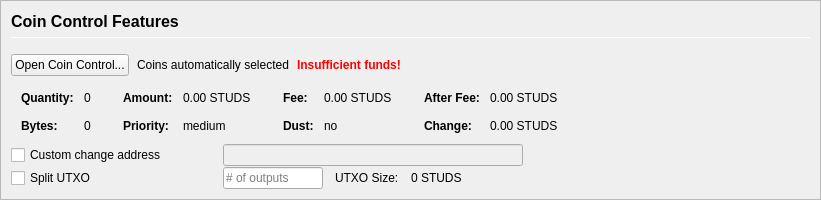
         <widget class="QFrame" name="frameCoinControl">
          <property name="sizePolicy">
           <sizepolicy hsizetype="Expanding" vsizetype="Expanding">
            <horstretch>0</horstretch>
            <verstretch>0</verstretch>
           </sizepolicy>
          </property>
          <property name="maximumSize">
           <size>
            <width>16777215</width>
            <height>16777215</height>
           </size>
          </property>
          <property name="frameShape">
           <enum>QFrame::StyledPanel</enum>
          </property>
          <property name="frameShadow">
           <enum>QFrame::Sunken</enum>
          </property>
          <layout class="QVBoxLayout" name="verticalLayoutCoinControl2">
           <property name="spacing">
            <number>0</number>
           </property>
           <property name="leftMargin">
            <number>0</number>
           </property>
           <property name="topMargin">
            <number>0</number>
           </property>
           <property name="rightMargin">
            <number>0</number>
           </property>
           <property name="bottomMargin">
            <number>0</number>
           </property>
           <item>
            <widget class="QFrame" name="frameCoinControl_BG">
             <layout class="QVBoxLayout" name="verticalLayoutCoinControl" stretch="0,0,0,0,0,0">
              <property name="spacing">
               <number>1</number>
              </property>
              <property name="leftMargin">
               <number>10</number>
              </property>
              <property name="topMargin">
               <number>10</number>
              </property>
              <item>
               <layout class="QHBoxLayout" name="horizontalLayoutCoinControl1">
                <property name="bottomMargin">
                 <number>15</number>
                </property>
                <item>
                 <layout class="QVBoxLayout" name="verticalLayout_3">
                  <property name="spacing">
                   <number>6</number>
                  </property>
                  <item>
                   <widget class="QLabel" name="labelCoinControlFeatures">
                    <property name="sizePolicy">
                     <sizepolicy hsizetype="Preferred" vsizetype="Maximum">
                      <horstretch>0</horstretch>
                      <verstretch>0</verstretch>
                     </sizepolicy>
                    </property>
                    <property name="minimumSize">
                     <size>
                      <width>0</width>
                      <height>20</height>
                     </size>
                    </property>
                    <property name="font">
                     <font>
                      <pointsize>12</pointsize>
                      <weight>75</weight>
                      <bold>true</bold>
                     </font>
                    </property>
                    <property name="styleSheet">
                     <string notr="true">font-weight:bold;</string>
                    </property>
                    <property name="text">
                     <string>Coin Control Features</string>
                    </property>
                   </widget>
                  </item>
                  <item>
                   <widget class="Line" name="line">
                    <property name="minimumSize">
                     <size>
                      <width>0</width>
                      <height>1</height>
                     </size>
                    </property>
                    <property name="maximumSize">
                     <size>
                      <width>16777215</width>
                      <height>1</height>
                     </size>
                    </property>
                    <property name="orientation">
                     <enum>Qt::Horizontal</enum>
                    </property>
                   </widget>
                  </item>
                 </layout>
                </item>
               </layout>
              </item>
              <item>
               <layout class="QHBoxLayout" name="horizontalLayoutCoinControl2" stretch="0,0,0,0">
                <property name="spacing">
                 <number>8</number>
                </property>
                <property name="bottomMargin">
                 <number>10</number>
                </property>
                <item>
                 <widget class="QPushButton" name="pushButtonCoinControl">
                  <property name="styleSheet">
                   <string notr="true"/>
                  </property>
                  <property name="text">
                   <string>Open Coin Control...</string>
                  </property>
                  <property name="autoDefault">
                   <bool>false</bool>
                  </property>
                 </widget>
                </item>
                <item>
                 <widget class="QLabel" name="labelCoinControlAutomaticallySelected">
                  <property name="text">
                   <string>Coins automatically selected</string>
                  </property>
                  <property name="margin">
                   <number>5</number>
                  </property>
                 </widget>
                </item>
                <item>
                 <widget class="QLabel" name="labelCoinControlInsuffFunds">
                  <property name="font">
                   <font>
                    <weight>75</weight>
                    <bold>true</bold>
                   </font>
                  </property>
                  <property name="styleSheet">
                   <string notr="true">color:red;font-weight:bold;</string>
                  </property>
                  <property name="text">
                   <string>Insufficient funds!</string>
                  </property>
                  <property name="margin">
                   <number>5</number>
                  </property>
                 </widget>
                </item>
                <item>
                 <spacer name="horizontalSpacerCoinControl">
                  <property name="orientation">
                   <enum>Qt::Horizontal</enum>
                  </property>
                  <property name="sizeHint" stdset="0">
                   <size>
                    <width>40</width>
                    <height>1</height>
                   </size>
                  </property>
                 </spacer>
                </item>
               </layout>
              </item>
              <item>
               <widget class="QWidget" name="widgetCoinControl" native="true">
                <property name="sizePolicy">
                 <sizepolicy hsizetype="Preferred" vsizetype="Preferred">
                  <horstretch>0</horstretch>
                  <verstretch>0</verstretch>
                 </sizepolicy>
                </property>
                <property name="minimumSize">
                 <size>
                  <width>0</width>
                  <height>0</height>
                 </size>
                </property>
                <property name="styleSheet">
                 <string notr="true"/>
                </property>
                <layout class="QHBoxLayout" name="horizontalLayoutCoinControl5">
                 <property name="leftMargin">
                  <number>0</number>
                 </property>
                 <property name="topMargin">
                  <number>0</number>
                 </property>
                 <property name="rightMargin">
                  <number>0</number>
                 </property>
                 <property name="bottomMargin">
                  <number>0</number>
                 </property>
                 <item>
                  <layout class="QHBoxLayout" name="horizontalLayoutCoinControl3" stretch="0,0,0,1">
                   <property name="spacing">
                    <number>20</number>
                   </property>
                   <property name="topMargin">
                    <number>0</number>
                   </property>
                   <property name="bottomMargin">
                    <number>10</number>
                   </property>
                   <item>
                    <layout class="QFormLayout" name="formLayoutCoinControl1">
                     <property name="horizontalSpacing">
                      <number>10</number>
                     </property>
                     <property name="verticalSpacing">
                      <number>14</number>
                     </property>
                     <property name="leftMargin">
                      <number>10</number>
                     </property>
                     <property name="topMargin">
                      <number>4</number>
                     </property>
                     <property name="rightMargin">
                      <number>6</number>
                     </property>
                     <item row="0" column="0">
                      <widget class="QLabel" name="labelCoinControlQuantityText">
                       <property name="font">
                        <font>
                         <weight>75</weight>
                         <bold>true</bold>
                        </font>
                       </property>
                       <property name="text">
                        <string>Quantity:</string>
                       </property>
                       <property name="margin">
                        <number>0</number>
                       </property>
                      </widget>
                     </item>
                     <item row="0" column="1">
                      <widget class="QLabel" name="labelCoinControlQuantity">
                       <property name="cursor">
                        <cursorShape>IBeamCursor</cursorShape>
                       </property>
                       <property name="contextMenuPolicy">
                        <enum>Qt::ActionsContextMenu</enum>
                       </property>
                       <property name="text">
                        <string notr="true">0</string>
                       </property>
                       <property name="margin">
                        <number>0</number>
                       </property>
                       <property name="textInteractionFlags">
                        <set>Qt::LinksAccessibleByMouse|Qt::TextSelectableByKeyboard|Qt::TextSelectableByMouse</set>
                       </property>
                      </widget>
                     </item>
                     <item row="1" column="0">
                      <widget class="QLabel" name="labelCoinControlBytesText">
                       <property name="font">
                        <font>
                         <weight>75</weight>
                         <bold>true</bold>
                        </font>
                       </property>
                       <property name="text">
                        <string>Bytes:</string>
                       </property>
                      </widget>
                     </item>
                     <item row="1" column="1">
                      <widget class="QLabel" name="labelCoinControlBytes">
                       <property name="cursor">
                        <cursorShape>IBeamCursor</cursorShape>
                       </property>
                       <property name="contextMenuPolicy">
                        <enum>Qt::ActionsContextMenu</enum>
                       </property>
                       <property name="text">
                        <string notr="true">0</string>
                       </property>
                       <property name="textInteractionFlags">
                        <set>Qt::LinksAccessibleByMouse|Qt::TextSelectableByKeyboard|Qt::TextSelectableByMouse</set>
                       </property>
                      </widget>
                     </item>
                    </layout>
                   </item>
                   <item>
                    <layout class="QFormLayout" name="formLayoutCoinControl2">
                     <property name="horizontalSpacing">
                      <number>10</number>
                     </property>
                     <property name="verticalSpacing">
                      <number>14</number>
                     </property>
                     <property name="leftMargin">
                      <number>6</number>
                     </property>
                     <property name="topMargin">
                      <number>4</number>
                     </property>
                     <property name="rightMargin">
                      <number>6</number>
                     </property>
                     <item row="0" column="0">
                      <widget class="QLabel" name="labelCoinControlAmountText">
                       <property name="font">
                        <font>
                         <weight>75</weight>
                         <bold>true</bold>
                        </font>
                       </property>
                       <property name="text">
                        <string>Amount:</string>
                       </property>
                       <property name="margin">
                        <number>0</number>
                       </property>
                      </widget>
                     </item>
                     <item row="0" column="1">
                      <widget class="QLabel" name="labelCoinControlAmount">
                       <property name="cursor">
                        <cursorShape>IBeamCursor</cursorShape>
                       </property>
                       <property name="contextMenuPolicy">
                        <enum>Qt::ActionsContextMenu</enum>
                       </property>
                       <property name="text">
                        <string notr="true">0.00 STUDS</string>
                       </property>
                       <property name="textInteractionFlags">
                        <set>Qt::LinksAccessibleByMouse|Qt::TextSelectableByKeyboard|Qt::TextSelectableByMouse</set>
                       </property>
                      </widget>
                     </item>
                     <item row="1" column="0">
                      <widget class="QLabel" name="labelCoinControlPriorityText">
                       <property name="font">
                        <font>
                         <weight>75</weight>
                         <bold>true</bold>
                        </font>
                       </property>
                       <property name="text">
                        <string>Priority:</string>
                       </property>
                      </widget>
                     </item>
                     <item row="1" column="1">
                      <widget class="QLabel" name="labelCoinControlPriority">
                       <property name="cursor">
                        <cursorShape>IBeamCursor</cursorShape>
                       </property>
                       <property name="contextMenuPolicy">
                        <enum>Qt::ActionsContextMenu</enum>
                       </property>
                       <property name="text">
                        <string>medium</string>
                       </property>
                       <property name="textInteractionFlags">
                        <set>Qt::LinksAccessibleByMouse|Qt::TextSelectableByKeyboard|Qt::TextSelectableByMouse</set>
                       </property>
                      </widget>
                     </item>
                    </layout>
                   </item>
                   <item>
                    <layout class="QFormLayout" name="formLayoutCoinControl3">
                     <property name="horizontalSpacing">
                      <number>10</number>
                     </property>
                     <property name="verticalSpacing">
                      <number>14</number>
                     </property>
                     <property name="leftMargin">
                      <number>6</number>
                     </property>
                     <property name="topMargin">
                      <number>4</number>
                     </property>
                     <property name="rightMargin">
                      <number>6</number>
                     </property>
                     <item row="0" column="0">
                      <widget class="QLabel" name="labelCoinControlFeeText">
                       <property name="font">
                        <font>
                         <weight>75</weight>
                         <bold>true</bold>
                        </font>
                       </property>
                       <property name="text">
                        <string>Fee:</string>
                       </property>
                       <property name="margin">
                        <number>0</number>
                       </property>
                      </widget>
                     </item>
                     <item row="0" column="1">
                      <widget class="QLabel" name="labelCoinControlFee">
                       <property name="cursor">
                        <cursorShape>IBeamCursor</cursorShape>
                       </property>
                       <property name="contextMenuPolicy">
                        <enum>Qt::ActionsContextMenu</enum>
                       </property>
                       <property name="text">
                        <string notr="true">0.00 STUDS</string>
                       </property>
                       <property name="textInteractionFlags">
                        <set>Qt::LinksAccessibleByMouse|Qt::TextSelectableByKeyboard|Qt::TextSelectableByMouse</set>
                       </property>
                      </widget>
                     </item>
                     <item row="1" column="0">
                      <widget class="QLabel" name="labelCoinControlLowOutputText">
                       <property name="font">
                        <font>
                         <weight>75</weight>
                         <bold>true</bold>
                        </font>
                       </property>
                       <property name="text">
                        <string>Dust:</string>
                       </property>
                      </widget>
                     </item>
                     <item row="1" column="1">
                      <widget class="QLabel" name="labelCoinControlLowOutput">
                       <property name="cursor">
                        <cursorShape>IBeamCursor</cursorShape>
                       </property>
                       <property name="contextMenuPolicy">
                        <enum>Qt::ActionsContextMenu</enum>
                       </property>
                       <property name="text">
                        <string>no</string>
                       </property>
                       <property name="textInteractionFlags">
                        <set>Qt::LinksAccessibleByMouse|Qt::TextSelectableByKeyboard|Qt::TextSelectableByMouse</set>
                       </property>
                      </widget>
                     </item>
                    </layout>
                   </item>
                   <item>
                    <layout class="QFormLayout" name="formLayoutCoinControl4">
                     <property name="horizontalSpacing">
                      <number>10</number>
                     </property>
                     <property name="verticalSpacing">
                      <number>14</number>
                     </property>
                     <property name="leftMargin">
                      <number>6</number>
                     </property>
                     <property name="topMargin">
                      <number>4</number>
                     </property>
                     <property name="rightMargin">
                      <number>6</number>
                     </property>
                     <item row="0" column="0">
                      <widget class="QLabel" name="labelCoinControlAfterFeeText">
                       <property name="font">
                        <font>
                         <weight>75</weight>
                         <bold>true</bold>
                        </font>
                       </property>
                       <property name="text">
                        <string>After Fee:</string>
                       </property>
                       <property name="margin">
                        <number>0</number>
                       </property>
                      </widget>
                     </item>
                     <item row="0" column="1">
                      <widget class="QLabel" name="labelCoinControlAfterFee">
                       <property name="cursor">
                        <cursorShape>IBeamCursor</cursorShape>
                       </property>
                       <property name="contextMenuPolicy">
                        <enum>Qt::ActionsContextMenu</enum>
                       </property>
                       <property name="text">
                        <string notr="true">0.00 STUDS</string>
                       </property>
                       <property name="textInteractionFlags">
                        <set>Qt::LinksAccessibleByMouse|Qt::TextSelectableByKeyboard|Qt::TextSelectableByMouse</set>
                       </property>
                      </widget>
                     </item>
                     <item row="1" column="0">
                      <widget class="QLabel" name="labelCoinControlChangeText">
                       <property name="font">
                        <font>
                         <weight>75</weight>
                         <bold>true</bold>
                        </font>
                       </property>
                       <property name="text">
                        <string>Change:</string>
                       </property>
                      </widget>
                     </item>
                     <item row="1" column="1">
                      <widget class="QLabel" name="labelCoinControlChange">
                       <property name="cursor">
                        <cursorShape>IBeamCursor</cursorShape>
                       </property>
                       <property name="contextMenuPolicy">
                        <enum>Qt::ActionsContextMenu</enum>
                       </property>
                       <property name="text">
                        <string notr="true">0.00 STUDS</string>
                       </property>
                       <property name="textInteractionFlags">
                        <set>Qt::LinksAccessibleByMouse|Qt::TextSelectableByKeyboard|Qt::TextSelectableByMouse</set>
                       </property>
                      </widget>
                     </item>
                    </layout>
                   </item>
                  </layout>
                 </item>
                </layout>
               </widget>
              </item>
              <item>
               <layout class="QHBoxLayout" name="horizontalLayoutCoinControl4">
                <property name="spacing">
                 <number>12</number>
                </property>
                <property name="sizeConstraint">
                 <enum>QLayout::SetDefaultConstraint</enum>
                </property>
                <property name="topMargin">
                 <number>0</number>
                </property>
                <property name="rightMargin">
                 <number>0</number>
                </property>
                <item>
                 <widget class="QCheckBox" name="checkBoxCoinControlChange">
                  <property name="sizePolicy">
                   <sizepolicy hsizetype="Preferred" vsizetype="Preferred">
                    <horstretch>0</horstretch>
                    <verstretch>0</verstretch>
                   </sizepolicy>
                  </property>
                  <property name="minimumSize">
                   <size>
                    <width>200</width>
                    <height>0</height>
                   </size>
                  </property>
                  <property name="maximumSize">
                   <size>
                    <width>200</width>
                    <height>16777215</height>
                   </size>
                  </property>
                  <property name="toolTip">
                   <string>If this is activated, but the change address is empty or invalid, change will be sent to a newly generated address.</string>
                  </property>
                  <property name="text">
                   <string>Custom change address</string>
                  </property>
                 </widget>
                </item>
                <item>
                 <widget class="QValidatedLineEdit" name="lineEditCoinControlChange">
                  <property name="enabled">
                   <bool>false</bool>
                  </property>
                  <property name="sizePolicy">
                   <sizepolicy hsizetype="Preferred" vsizetype="Preferred">
                    <horstretch>0</horstretch>
                    <verstretch>0</verstretch>
                   </sizepolicy>
                  </property>
                  <property name="minimumSize">
                   <size>
                    <width>300</width>
                    <height>0</height>
                   </size>
                  </property>
                 </widget>
                </item>
                <item>
                 <widget class="QLabel" name="labelCoinControlChangeLabel">
                  <property name="sizePolicy">
                   <sizepolicy hsizetype="Preferred" vsizetype="Preferred">
                    <horstretch>0</horstretch>
                    <verstretch>0</verstretch>
                   </sizepolicy>
                  </property>
                  <property name="minimumSize">
                   <size>
                    <width>100</width>
                    <height>0</height>
                   </size>
                  </property>
                  <property name="text">
                   <string/>
                  </property>
                  <property name="margin">
                   <number>3</number>
                  </property>
                 </widget>
                </item>
               </layout>
              </item>
              <item>
               <layout class="QHBoxLayout" name="horizontalLayoutCoinControl6">
                <property name="spacing">
                 <number>12</number>
                </property>
                <property name="rightMargin">
                 <number>0</number>
                </property>
                <item>
                 <widget class="QCheckBox" name="splitBlockCheckBox">
                  <property name="sizePolicy">
                   <sizepolicy hsizetype="Preferred" vsizetype="Preferred">
                    <horstretch>0</horstretch>
                    <verstretch>0</verstretch>
                   </sizepolicy>
                  </property>
                  <property name="minimumSize">
                   <size>
                    <width>200</width>
                    <height>0</height>
                   </size>
                  </property>
                  <property name="maximumSize">
                   <size>
                    <width>200</width>
                    <height>16777215</height>
                   </size>
                  </property>
                  <property name="text">
                   <string>Split UTXO</string>
                  </property>
                 </widget>
                </item>
                <item>
                 <widget class="QLineEdit" name="splitBlockLineEdit">
                  <property name="sizePolicy">
                   <sizepolicy hsizetype="Preferred" vsizetype="Preferred">
                    <horstretch>50</horstretch>
                    <verstretch>0</verstretch>
                   </sizepolicy>
                  </property>
                  <property name="minimumSize">
                   <size>
                    <width>100</width>
                    <height>0</height>
                   </size>
                  </property>
                  <property name="maximumSize">
                   <size>
                    <width>100</width>
                    <height>16777215</height>
                   </size>
                  </property>
                  <property name="placeholderText">
                   <string># of outputs</string>
                  </property>
                 </widget>
                </item>
                <item>
                 <widget class="QLabel" name="labelBlockSizeText">
                  <property name="text">
                   <string>UTXO Size:</string>
                  </property>
                 </widget>
                </item>
                <item>
                 <widget class="QLabel" name="labelBlockSize">
                  <property name="text">
                   <string>0 STUDS</string>
                  </property>
                 </widget>
                </item>
                <item>
                 <spacer name="horizontalSpacer_7">
                  <property name="orientation">
                   <enum>Qt::Horizontal</enum>
                  </property>
                  <property name="sizeHint" stdset="0">
                   <size>
                    <width>40</width>
                    <height>20</height>
                   </size>
                  </property>
                 </spacer>
                </item>
               </layout>
              </item>
              <item>
               <spacer name="verticalSpacerCoinControl">
                <property name="orientation">
                 <enum>Qt::Vertical</enum>
                </property>
                <property name="sizeHint" stdset="0">
                 <size>
                  <width>800</width>
                  <height>1</height>
                 </size>
                </property>
               </spacer>
              </item>
             </layout>
            </widget>
           </item>
          </layout>
         </widget>
